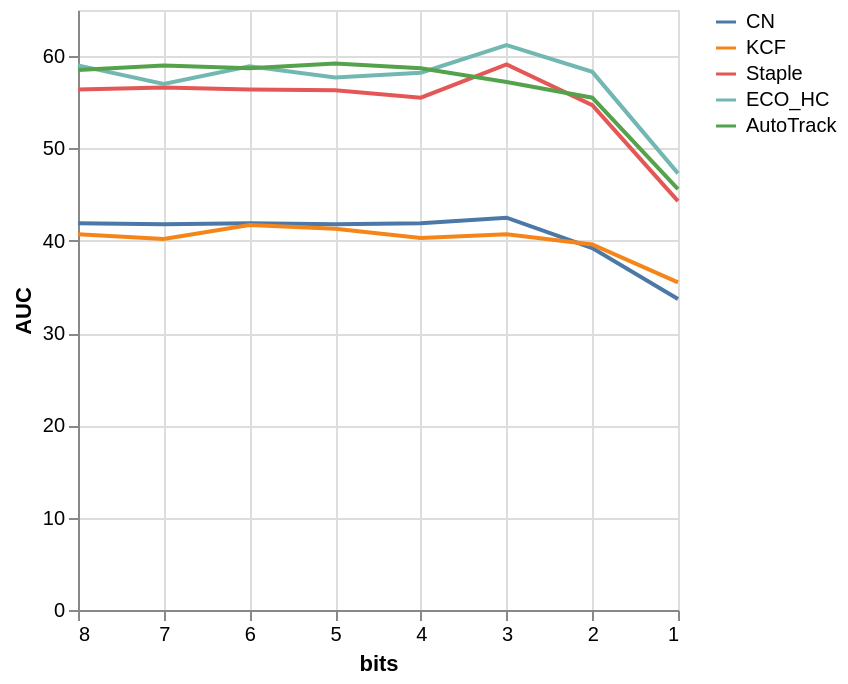

Here is the Vega-Lite specification saved for this chart:
### Vega-Lite specification from a JSON file in a GitHub repository (floating-point values rounded to 4 significant figures)
{"$schema": "https://vega.github.io/schema/vega-lite/v5.json", "data": {"values": [{"bits": 8, "AutoTrack": 58.5, "ECO_HC": 59, "Staple": 56.4, "CN": 41.9, "KCF": 40.7}, {"bits": 7, "AutoTrack": 59, "ECO_HC": 57, "Staple": 56.6, "CN": 41.8, "KCF": 40.2}, {"bits": 6, "AutoTrack": 58.7, "ECO_HC": 58.9, "Staple": 56.4, "CN": 41.9, "KCF": 41.7}, {"bits": 5, "AutoTrack": 59.2, "ECO_HC": 57.7, "Staple": 56.3, "CN": 41.8, "KCF": 41.3}, {"bits": 4, "AutoTrack": 58.7, "ECO_HC": 58.2, "Staple": 55.5, "CN": 41.9, "KCF": 40.3}, {"bits": 3, "AutoTrack": 57.2, "ECO_HC": 61.2, "Staple": 59.1, "CN": 42.5, "KCF": 40.7}, {"bits": 2, "AutoTrack": 55.5, "ECO_HC": 58.3, "Staple": 54.7, "CN": 39.2, "KCF": 39.6}, {"bits": 1, "AutoTrack": 45.6, "ECO_HC": 47.3, "Staple": 44.3, "CN": 33.7, "KCF": 35.5}]}, "repeat": {"layer": ["CN", "KCF", "Staple", "ECO_HC", "AutoTrack"]}, "spec": {"mark": "line", "encoding": {"x": {"sort": "descending", "field": "bits", "type": "quantitative"}, "y": {"field": {"repeat": "layer"}, "type": "quantitative", "title": "AUC"}, "color": {"datum": {"repeat": "layer"}, "type": "nominal"}}}}
